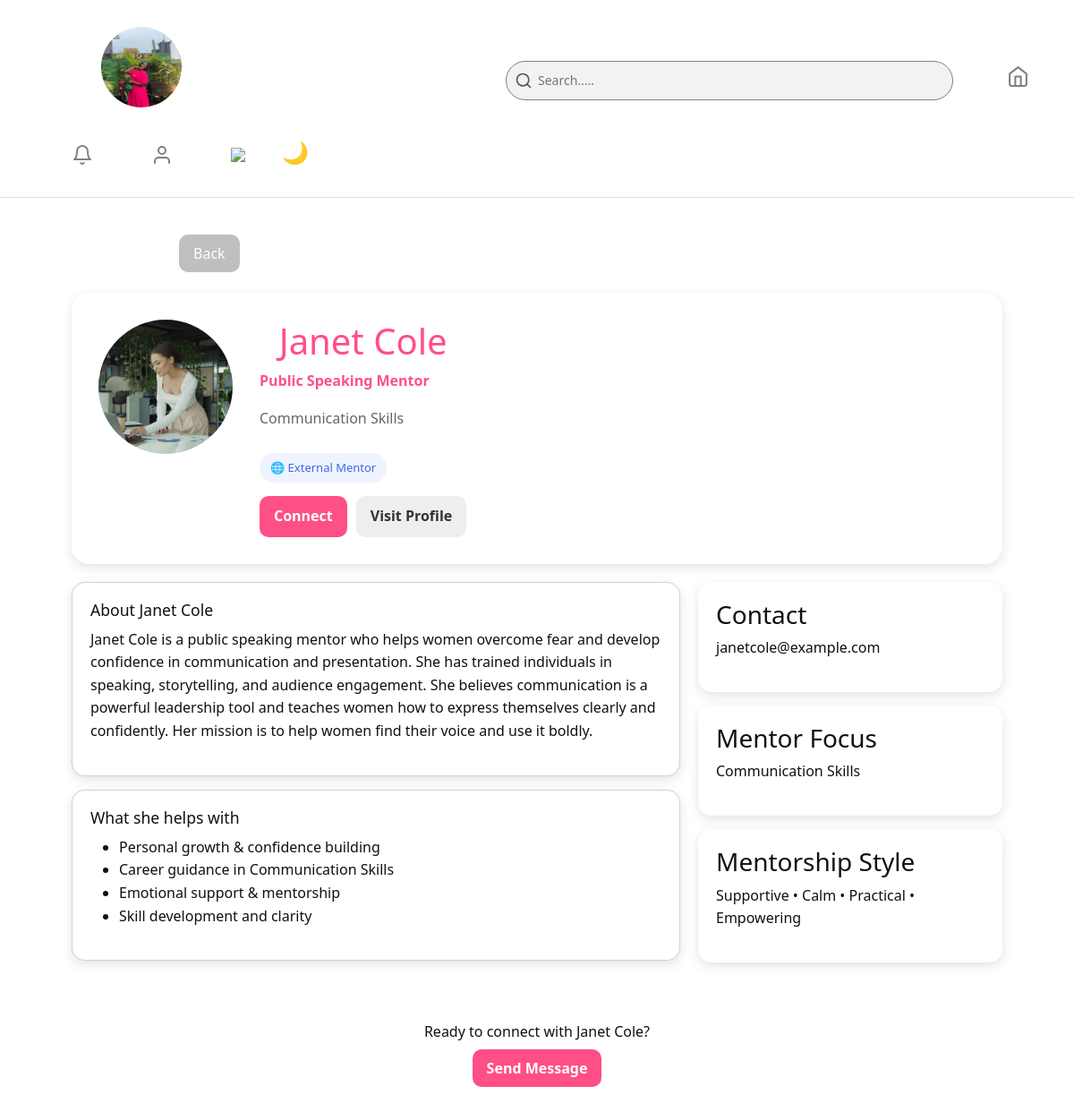
The page /mentor/3 (signed in) on the database its author committed.
### src/models.py (models this page shows, shortened)
class User(UserMixin, db.Model):
    __tablename__ = 'users'
    id = db.Column(db.Integer, primary_key=True)
    first_name = db.Column(db.String(100), nullable=False)
    last_name = db.Column(db.String(100), nullable=False)
    email = db.Column(db.String(150), unique=True, nullable=False)
    dob = db.Column(db.String, nullable=False)
    password = db.Column(db.String(200), nullable=False)
    profile_image = db.Column(db.String(300), default='default_profile.png')
    date_created = db.Column(db.DateTime, default=datetime.utcnow)
    last_seen = db.Column(db.DateTime, default=datetime.utcnow)
    posts = db.relationship('CommunityPost', backref='user', lazy=True)
    comments = db.relationship('Comment', backref='user', lazy=True)
    likes = db.relationship('Like', backref='user', lazy=True)
    todos = db.relationship('ToDo', backref='user', lazy=True)
    ai_chats = db.relationship('AIChat', backref='user', lazy=True)
    health_logs = db.relationship('HealthTracker', backref='user', lazy=True)
    course_progress = db.relationship('UserCourse', backref='user', lazy=True)
    is_authenticated = True
    is_active = True
    is_anonymous = False

class Mentor(db.Model):
    __tablename__ = 'mentors'
    id = db.Column(db.Integer, primary_key=True)
    name = db.Column(db.String(150), nullable=False)
    title = db.Column(db.String(150))
    field = db.Column(db.String(100))
    bio = db.Column(db.Text)
    contact_email = db.Column(db.String(150))
    contact_url = db.Column(db.String(250))
    profile_image = db.Column(db.String(300))
    on_app = db.Column(db.Boolean, default=False)
    date_added = db.Column(db.DateTime, default=datetime.utcnow)

### src/routes/mentor_routes.py (the view)
@mentor_bp.route('/mentor/<int:mentor_id>')
def mentor_detail(mentor_id):
    m = Mentor.query.get_or_404(mentor_id)
    return render_template('mentor_detail.html', mentor=m)

### src/__init__.py (called while the page is built)
@app.before_request
def update_last_seen():
    if current_user.is_authenticated:
        current_user.last_seen = datetime.utcnow()
        db.session.commit()

### src/routes/auth_routes.py (called while the page is built)
@login_manager.user_loader
def load_user(user_id):
    return User.query.get(int(user_id))

### src/templates/mentor_detail.html
{% extends "base.html" %}
{% block content %}
<link rel="stylesheet" href="{{ url_for('static', filename='dashboard.css') }}">
<a href="{{ url_for('mentor_bp.mentors_page') }}" class="back-btn">Back</a>
<div class="mentor-page">
    <div class="mentor-hero">
        <div class="mentor-hero-left">
            <img src="{{ url_for('static',
            filename='mentor_images/' + mentor.profile_image) }}"
            class="mentor-avatar">
        </div>
        <div class="mentor-hero-right">
            <h1>{{ mentor.name }}</h1>
            <p class="mentor-title">{{ mentor.title }}</p>
            <p class="mentor-field">{{ mentor.field }}</p>
            {% if mentor.on_app %}
                <div class="status on">
                    🟢 Available on HerAura
                </div>
            {% else %}
                <div class="status off">
                    🌐 External Mentor
                </div>
            {% endif %}
            <div class="action-buttons">
                <a href="mailto:{{ mentor.contact_email }}"
                   class="primary-btn">
                    Connect
                </a>
                {% if mentor.contact_url %}
                <a href="{{ mentor.contact_url }}"
                   target="_blank"
                   class="secondary-btn">
                    Visit Profile
                </a>
                {% endif %}
            </div>
        </div>
    </div>
    <div class="mentor-grid">
        <div class="mentor-main">
            <section class="card">
                <h2>About {{ mentor.name }}</h2>
                <p>{{ mentor.bio }}</p>
            </section>
            <section class="card">
                <h2>What she helps with</h2>
                <ul>
                    <li>Personal growth & confidence building</li>
                    <li>Career guidance in {{ mentor.field }}</li>
                    <li>Emotional support & mentorship</li>
                    <li>Skill development and clarity</li>
                </ul>
            </section>
        </div>
        <div class="mentor-side">
            <div class="side-card">
                <h3>Contact</h3>
                <p>{{ mentor.contact_email }}</p>
            </div>
            <div class="side-card">
                <h3>Mentor Focus</h3>
                <p>{{ mentor.field }}</p>
            </div>
            <div class="side-card">
                <h3>Mentorship Style</h3>
                <p>
                    Supportive • Calm • Practical • Empowering
                </p>
            </div>
        </div>
    </div>
    <div class="bottom-action">
        <p>Ready to connect with {{ mentor.name }}?</p>
        <a href="mailto:{{ mentor.contact_email }}"
           class="final-btn">
            Send Message
        </a>
    </div>
</div>
{% endblock %}

### src/templates/base.html (shortened to what this page needs)
<!doctype html>
<html lang="en">
<head>
  <link href="https://cdn.jsdelivr.net/npm/bootstrap@5.3.2/dist/css/bootstrap.min.css" rel="stylesheet">
  <link rel="stylesheet" href="{{ url_for('static', filename='girl_hygiene_app.css') }}">
</head>
<body>
  <header>
    {% if current_user.is_authenticated %}
    <div class="welcome-section2">
      <img src="{{ url_for('static', filename='profile_images/' + current_user.profile_image) }}" alt="Profile image"
        class="profile-image">
    </div>
    <div class="links2">
      <div class="search-box">
        <svg class="search-icon" viewBox="0 0 24 24" fill="none" stroke="currentColor" stroke-width="2"
          stroke-linecap="round" stroke-linejoin="round">
          <circle cx="11" cy="11" r="8"></circle>
          <line x1="21" y1="21" x2="16.65" y2="16.65"></line>
        </svg>
        <input type="text" placeholder="Search....." />
      </div>
      <a class="nav-icon" href="{{ url_for('dashboard_bp.dashboard') }}">
        <img src="{{ url_for('static', filename='images/home.svg') }}"></icon>
      </a>
    </div>
    <div class="links1">
      <a class="nav-icon" href="{{ url_for('dashboard_bp.dashboard') }}">
        <img src="{{ url_for('static', filename='images/bell.svg') }}"></icon>
      </a>
      <a class="nav-icon" href="{{ url_for('profile_bp.profile_page') }}">
        <img src="{{ url_for('static', filename='images/user.svg') }}"></icon>
      </a>
      <a class="nav-icon" href="{{ url_for('auth_bp.logout') }}">
        <img src="{{ url_for('static', filename='images/log-out.svg') }}"></icon>
      </a>
      <button id="themeToggle" class="toggle-btn">🌙</button>
    </div>
    {% endif %}
  </header>
  {% block content %}{% endblock %}
</body>
</html>

### src/static/girl_hygiene_app.css (style rules this page uses)
:root { --bg: #ffffff; --text: #111; --card-bg: #f5f6fa; --accent: #FF089D; --border: #ddd; }
body { background-image: url('images/group7.jpg'); background-size:cover ; background-repeat:no-repeat ; background-position: center; background-attachment: fixed; line-height: 1.6; color: var(--text); font-family: "Poppins", sans-serif; margin: 0; }
header { display: flex; justify-content: space-between; align-items: center; flex-wrap: wrap; background-color: var(--bg); border-bottom: 1px solid var(--border); color: var(--text); position: relative; z-index:10; }
.links1 { display: flex; margin-right: 80px; gap: 35px; }
.links1 a { font-size: 25px; margin-top: 30px; margin-left: 30px; color: var(--text); text-decoration:none; gap: 0px; }
.links2 { display: flex; gap: 10px; color: var(--text); margin-left: 250px; margin-top: 30px; }
.links2 img { width: 25px; height: 25px; margin-top: 5px; text-decoration:none; }
#themeToggle { float: right; margin-right: 1rem; margin-top: 30px; background: none; border: none; font-size: 1.5rem; cursor: pointer; }

### src/static/dashboard.css (style rules this page uses)
:root { --bg: #ffffff; --text: #111; --card-bg: #f5f6fa; --header-bg: #ffffff; --accent: #ff4f87; --border: #ddd; }
body { margin: 0; padding: 0; font-family: 'Segoe UI', Tahoma, Geneva, Verdana, sans-serif; background: var(--bg); color: var(--text); }
header { display: flex; justify-content: space-between; align-items: center; padding: 30px 50px; flex-wrap: wrap; background-color: var(--bg); border-bottom: 1px solid var(--border); color: var(--text); top: 0; z-index: 10; }
.search-box { position: relative; width: 500px; margin-right: 50px; }
.search-box .search-icon { position: absolute; top: 50%; left: 10px; transform: translateY(-50%); width: 20px; height: 20px; color: #585757; pointer-events: none; }
.search-box input { background-color: rgb(0, 0, 0, 0.05); width: 100%; padding: 10px 10px 10px 35px; border: 1px solid gray; border-radius: 25px; outline: none; font-size: 14px; transition: 0.3s; }
.welcome-section2 img { position: relative; top: 8%; left: 70%; width: 90px; border-radius: 50%; height: 90px; }
.card { background: var(--bg); color: var(--text); border-radius: 20px; padding: 25px; box-shadow: 0 4px 12px rgba(110, 104, 104, 0.186); transition: transform 0.3s ease; }
.card h2 { color: var(--accent); font-size: 1.1rem; margin-bottom: 10px; }
.mentor-title { color: #ff4f87; font-weight: 600; }
.mentor-field { color: #666; }
.back-btn { position: relative; background: #7777; text-decoration: none; padding: 10px 16px; border-radius: 10px; text-align: center; color: white; left: 200px; top: 50px; }
.mentor-page { max-width: 1100px; margin: auto; padding: 30px; margin-top: 50px; }
.mentor-hero { display: flex; gap: 30px; background: var(--bg); padding: 30px; border-radius: 20px; box-shadow: 0 4px 12px rgba(110, 104, 104, 0.186); transition: transform 0.3s ease; }
.mentor-avatar { width: 150px; height: 150px; border-radius: 50%; object-fit: cover; }
.status { margin-top: 10px; padding: 6px 12px; border-radius: 20px; display: inline-block; font-size: 13px; }
.status.off { background: #eef3ff; color: #4169e1; }
.action-buttons { margin-top: 15px; display: flex; gap: 10px; }
.primary-btn, .secondary-btn, .final-btn { padding: 10px 16px; border-radius: 10px; text-decoration: none; font-weight: 600; }
.primary-btn { background: #ff4f87; color: white; }
.secondary-btn { background: #eee; color: #333; }
.mentor-grid { display: grid; grid-template-columns: 2fr 1fr; gap: 20px; margin-top: 20px; }
.card, .side-card { background: var(--bg); padding: 20px; border-radius: 15px; margin-bottom: 15px; box-shadow: 0 4px 12px rgba(110, 104, 104, 0.186); transition: transform 0.3s ease; }
.card h2 { color: var(--text); }
.bottom-action { text-align: center; margin-top: 30px; padding: 20px; }
.final-btn { background: #ff4f87; color: white; }
h1 { text-align: center; color: var(--accent); }

### rows shown on the page
User: profile_image (picture)
Mentor: profile_image (picture), name "Janet Cole", title "Public Speaking Mentor", field "Communication Skills", bio "Janet Cole is a public speaking mentor who helps women overcome fear and develop confidence in communication and presentation. She has trained individuals in speaking, storytelling, and audience engagement. She believes communication is a powerful leadership tool and teaches women how to express themselves clearly and confidently. Her mission is to help women find their voice and use it boldly.", contact_email "janetcole@example.com"
